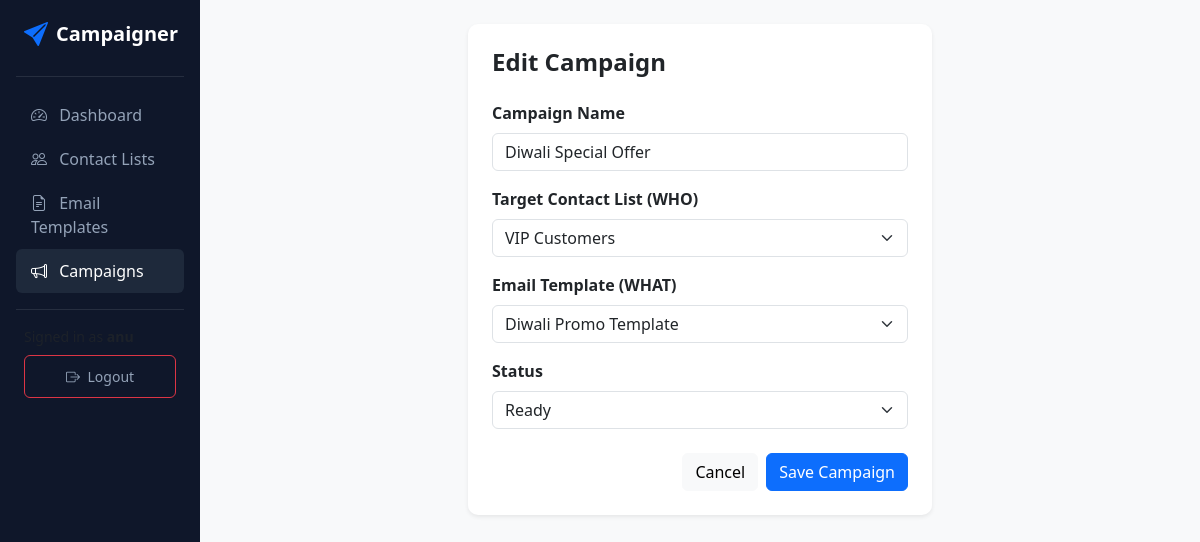
Before: /campaigns/1/update/ (signed in) with the older database file.
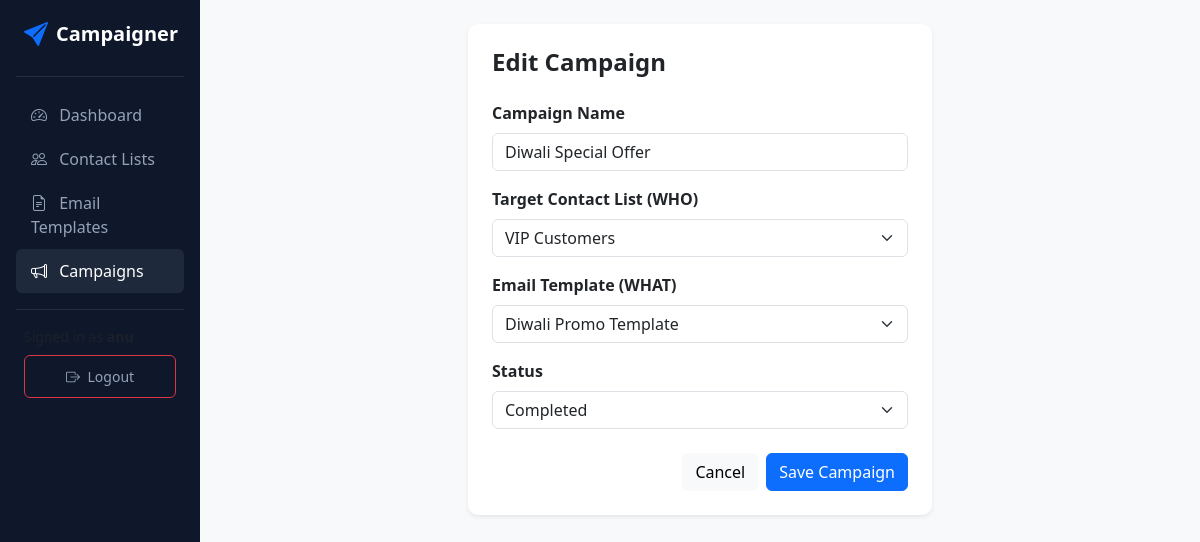
After: the same page with the newer database file.
### campaigns/models.py (models this page shows, shortened)
class Campaign(models.Model):
    STATUS_CHOICES = [
        ('DRAFT', 'Draft'),
        ('READY', 'Ready'),
        ('QUEUED', 'Queued'),
        ('PROCESSING', 'Processing'),
        ('COMPLETED', 'Completed'),
        ('FAILED', 'Failed'),
    ]
    user = models.ForeignKey(User, on_delete=models.CASCADE, related_name='campaigns')
    name = models.CharField(max_length=200)
    contact_list = models.ForeignKey(ContactList, on_delete=models.CASCADE, related_name='campaigns')
    template = models.ForeignKey(EmailTemplate, on_delete=models.CASCADE, related_name='campaigns')
    status = models.CharField(max_length=15, choices=STATUS_CHOICES, default='DRAFT')
    sent_count = models.PositiveIntegerField(default=0)
    failed_count = models.PositiveIntegerField(default=0)
    created_at = models.DateTimeField(auto_now_add=True)

### campaigns/views.py (the view)
# urls.py: path('campaigns/<int:pk>/update/', views.campaign_update, name='campaign_update'),
@login_required
def campaign_update(request, pk):
    campaign = get_object_or_404(Campaign, pk=pk, user=request.user)
    if request.method == 'POST':
        form = CampaignForm(request.POST, instance=campaign, user=request.user)
        if form.is_valid():
            form.save()
            return redirect('campaign_detail', pk=campaign.pk)
    else:
        form = CampaignForm(instance=campaign, user=request.user)
    return render(request, 'campaigns/campaign_form.html', {'form': form, 'title': 'Edit Campaign'})

### campaigns/forms.py
class CampaignForm(forms.ModelForm):
    class Meta:
        model = Campaign
        fields = ['name', 'contact_list', 'template', 'status']
        widgets = {
            'name': forms.TextInput(attrs={'class': 'form-control', 'placeholder': 'e.g., Diwali Special Offer'}),
            'contact_list': forms.Select(attrs={'class': 'form-select'}),
            'template': forms.Select(attrs={'class': 'form-select'}),
            'status': forms.Select(attrs={'class': 'form-select'}),
        }
    def __init__(self, *args, **kwargs):
        user = kwargs.pop('user', None)
        super().__init__(*args, **kwargs)
        if user:
            self.fields['contact_list'].queryset = ContactList.objects.filter(user=user)
            self.fields['template'].queryset = EmailTemplate.objects.filter(user=user)

### campaigns/models.py (called while the page is built)
    def __str__(self):
        return self.name

    def __str__(self):
        return self.title

### templates/campaigns/campaign_form.html (shortened to what this page needs)
{% extends 'campaigns/base.html' %}
{% block content %}
<div class="row justify-content-center">
    <div class="col-md-6">
        <div class="card card-custom p-4 bg-white">
            <h4 class="fw-bold mb-4">{{ title }}</h4>
            <form method="post">
                <div class="mb-3">
                    <label class="form-label fw-semibold">Campaign Name</label>
                    {{ form.name }}
                </div>
                <div class="mb-3">
                    <label class="form-label fw-semibold">Target Contact List (WHO)</label>
                    {{ form.contact_list }}
                </div>
                <div class="mb-3">
                    <label class="form-label fw-semibold">Email Template (WHAT)</label>
                    {{ form.template }}
                </div>
                <div class="mb-3">
                    <label class="form-label fw-semibold">Status</label>
                    {{ form.status }}
                </div>
                <div class="d-flex justify-content-end gap-2 mt-4">
                    <a href="{% url 'campaign_list' %}" class="btn btn-light">Cancel</a>
                    <button type="submit" class="btn btn-primary">Save Campaign</button>
                </div>
            </form>
        </div>
    </div>
</div>
{% endblock %}

Changed rows visible on the page:
changed Campaign "Diwali Special Offer": status "Ready" → "Completed"
